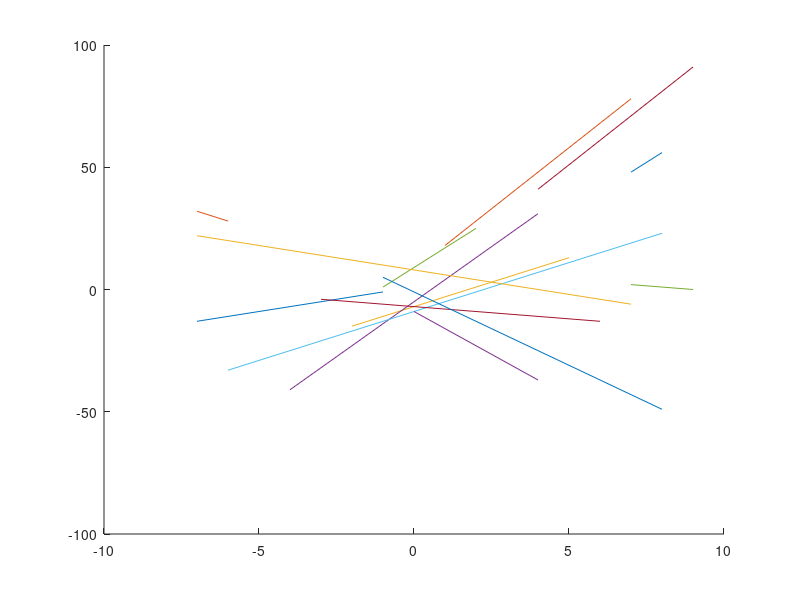

This figure's MATLAB source:
clear all;
close all;

m=randi(20,15,1)-10;
q=randi(20,15,1)-10;
A=[];
for i=1:length(m)
    for j=1:10
        x=randi(20,1,1)-10;
        A=[A; x m(i).*x+q(i)];
    end 
end

linee=[];
figure;
hold on
for i=1:10:150
    point1=[A(i,1) A(i+1,1)];
    point2=[A(i,2) A(i+1,2)];
    plot(point1, point2);
%     linee=[linee line(point1,point2)];
end

% figure;
% plot(linee)


